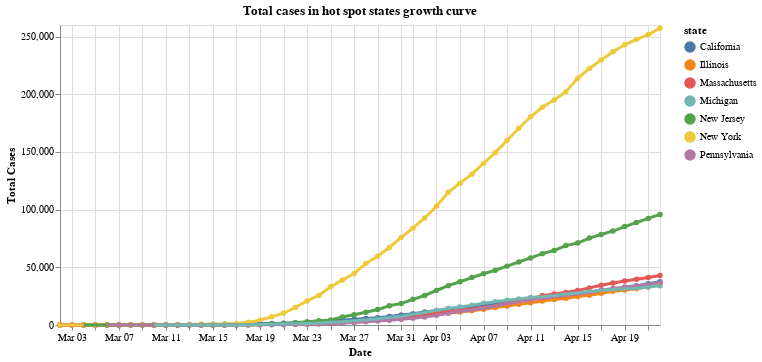

The notebook cell saved with this chart:
### Markdown cell above
## 5 - Examining case growth curves in "hot spot" states
We defined 'hot spot' states as those who make up more than 4% of the country's cases on the latest date recorded

### Code cell
us_states['date'] = pd.to_datetime(us_states['date'], format="%Y/%m/%d")

recent_cases = us_states[us_states['date']>"2020-03-1"]
hotspot_threshold=total_cases*.04

states_slow_growth = recent_cases[recent_cases['date']==latest_date]
states_slow_growth = states_slow_growth[states_slow_growth['cases']<hotspot_threshold]
states_slow_growth= states_slow_growth["state"]
recent_cases_hot_spot = recent_cases[~recent_cases.state.isin(states_slow_growth)]

scales = alt.selection_interval(bind='scales')
highlight = alt.selection(type='single', on='mouseover', fields=['state'], nearest=True)

base = alt.Chart(recent_cases_hot_spot).mark_line(point=True).encode(
    y=alt.Y('cases:Q', axis=alt.Axis(title='Total Cases')),
#     x='date:T',
    x=alt.X('date:T', axis=alt.Axis(format='%b %d', title='Date')),
#     y='cases:Q',
    color='state:N',
    tooltip=['state', 'cases', 'date']
)


points = base.mark_circle().encode(
    opacity=alt.value(1)
).add_selection(
    highlight
).properties(
    width=600,
    title='Total cases in hot spot states growth curve'
)


lines = base.mark_line().encode(
    size=alt.condition(~highlight, alt.value(1.25), alt.value(3))
)

display(points + lines)

### Figure 1 — Vega-Lite specification as saved in the notebook (floating-point values rounded to 4 significant figures; data arrays with more than 128 entries replaced by an {"elided": "..."} marker saying what was removed)
{"config": {"view": {"continuousWidth": 400, "continuousHeight": 300}}, "layer": [{"mark": "circle", "encoding": {"color": {"type": "nominal", "field": "state"}, "opacity": {"value": 1}, "tooltip": [{"type": "nominal", "field": "state"}, {"type": "quantitative", "field": "cases"}, {"type": "temporal", "field": "date"}], "x": {"type": "temporal", "axis": {"format": "%b %d", "title": "Date"}, "field": "date"}, "y": {"type": "quantitative", "axis": {"title": "Total Cases"}, "field": "cases"}}, "selection": {"selector002": {"type": "single", "on": "mouseover", "fields": ["state"], "nearest": true}}, "title": "Total cases in hot spot states growth curve", "width": 600}, {"mark": "line", "encoding": {"color": {"type": "nominal", "field": "state"}, "size": {"condition": {"value": 1.25, "selection": {"not": "selector002"}}, "value": 3}, "tooltip": [{"type": "nominal", "field": "state"}, {"type": "quantitative", "field": "cases"}, {"type": "temporal", "field": "date"}], "x": {"type": "temporal", "axis": {"format": "%b %d", "title": "Date"}, "field": "date"}, "y": {"type": "quantitative", "axis": {"title": "Total Cases"}, "field": "cases"}}}], "data": {"name": "data-719f025834c09b1b892215e88e24a685"}, "$schema": "https://vega.github.io/schema/vega-lite/v4.0.2.json", "datasets": {"data-719f025834c09b1b892215e88e24a685": {"elided": "350 records"}}}
